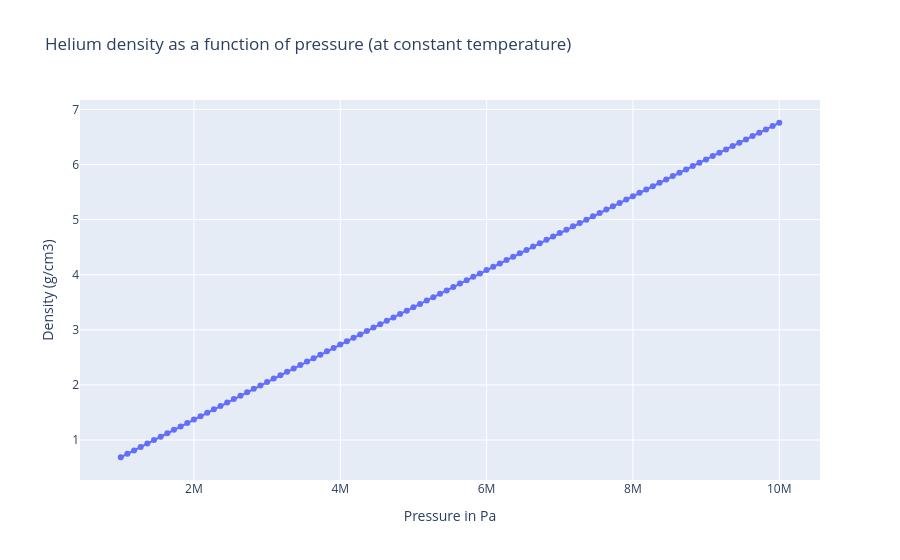

This figure's notebook cell:
### Markdown cell above
Similarly, the next example shows how Helium density changes as a function of pressure (at constant temperature).

### Code cell
pressures = np.linspace(1000000., 10000000., 100)

helium_densities = [nmm.Material.from_library('He', temperature=700, pressure=pressure).openmc_material.density for pressure in pressures]

fig = go.Figure()

fig.add_trace(go.Scatter(
    x=pressures,
    y=helium_densities,
    mode='lines+markers',
    showlegend=False),
)

fig.update_layout(
    title="Helium density as a function of pressure (at constant temperature)",
    xaxis_title="Pressure in Pa",
    yaxis_title="Density (g/cm3)"
)

fig.show()
